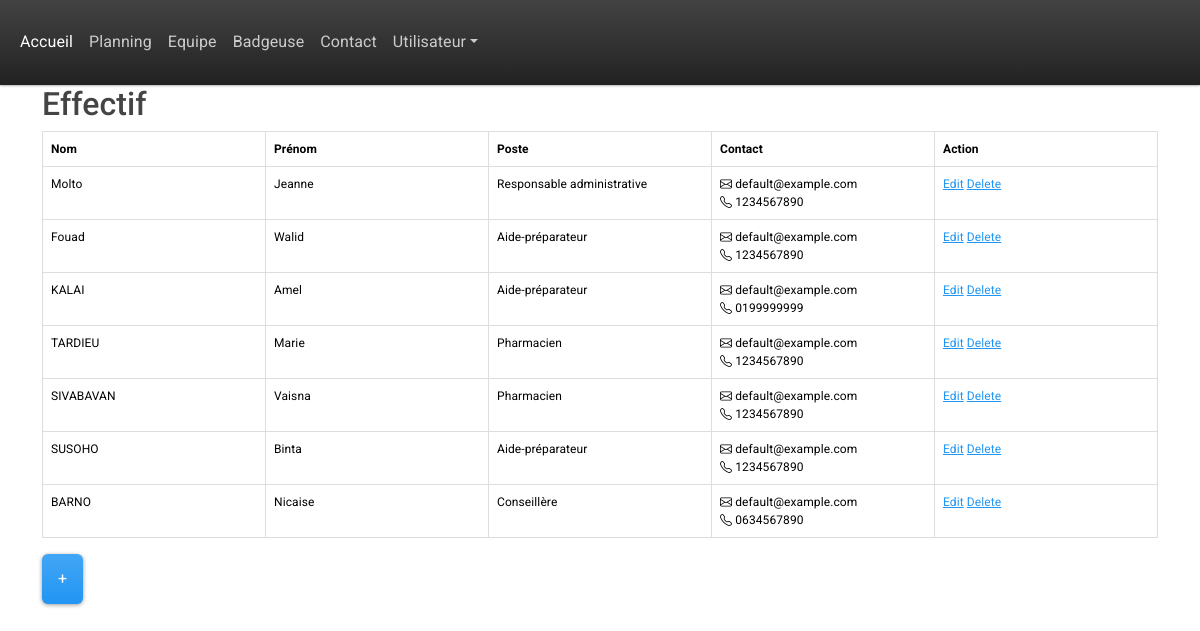
/team-members/ (signed in), run on the app's committed database.
### base/models.py (models this page shows, shortened)
class Employe(models.Model):
    Poste = models.ForeignKey(Poste, on_delete=models.SET_NULL, null=True)
    EntrepriseRattachée = models.ForeignKey(Entreprise, on_delete=models.SET_NULL, null=True)
    name = models.CharField(max_length=200, default="Nom")
    firstname = models.CharField(max_length=200, default="Prénom")
    e_mail = models.CharField(max_length=200, default="default@example.com")
    phone_number = models.CharField(max_length=12, default="0634567890")
    updated = models.DateTimeField(auto_now=True)
    created = models.DateTimeField(auto_now_add=True)

class Poste(models.Model):
    name = models.CharField(max_length=100)
    updated = models.DateTimeField(auto_now=True)
    created = models.DateTimeField(auto_now_add=True)
    description = models.TextField(null=True)
    COLOR_CHOICES = [
        ('#FFFFFF', 'Blanc'),
        ('#ee96fa', 'Rose'),
        ('#96bcfa', 'Bleu'),
        ('#b7fa96', 'Vert'),
        ('#faf296', 'Jaune'),
    ]
    couleur = models.CharField(
        max_length=7,
        choices=COLOR_CHOICES,
        default='#FF0000'  # Default color set to red
    )
    def __str__(self) -> str:
        return self.name

### base/views.py (the view)
# urls.py: path('team-members/', views.team_members_page, name='team_members_page'),
def team_members_page(request):
    employe = Employe.objects.all()
    context = {'employe' : employe}
    return render(request, 'base/team_members_page.html', context)

### base/templates/base/team_members_page.html (shortened to what this page needs)
{% extends 'main.html' %}
{% block content %}
{% if user.is_authenticated %}
<div class = "container">
    <h2>Effectif</h2>
    <div class = "table-responsive-lg">
        <table class = "table table-hover">
            <thead>
                <tr>
                    <th style="width: 150px;">Nom</th>
                    <th style="width: 150px;">Prénom</th>
                    <th style="width: 150px;">Poste</th>
                    <th style="width: 150px;">Contact</th>
                    <th style="width: 150px;">Action</th>
                </tr>
            </thead>
            <tbody>
                {% for emp in employe %}
                <tr>
                    <td>{{emp.name}}</td>
                    <td>{{emp.firstname}}</td>
                    <td>{{emp.Poste}}</td>
                    <td><i class="bi bi-envelope"></i> {{emp.e_mail}} <br> <i class="bi bi-telephone"></i> {{emp.phone_number}}</td>
                    <td><a href="{% url 'modify_employe' emp.id %}" target="_blank">Edit</a>
                        <a href="javascript:void(0);" onclick="confirmDelete({{ emp.id }})">Delete</a></td>
                </tr>
                {% endfor %}
            </tbody>
        </table>
    </div>
    <a href="{% url 'create_employe' %}" class="btn btn-primary">+</a>
</div>
{% else %}
<h1>Veuillez vous connecter pour accéder à cette page web</h1>
<a href="{% url 'login' %}">Se connecter</a>
{% endif %}
{% endblock %}

### templates/main.html (shortened to what this page needs)
{% load static %}
<!DOCTYPE html>
<html>
<head>
    <link rel="stylesheet" href="{% static 'bootstrap.min.css' %}">
    <link rel="stylesheet" href="https://cdn.jsdelivr.net/npm/bootstrap-icons/font/bootstrap-icons.css">
</head>
<body>
    {% include 'navbar.html' %}
    {% block content %}
    {% endblock %}
</body>
</html>

### templates/navbar.html (shortened to what this page needs)
{% load static %}
<header>
<nav class="navbar navbar-expand-lg bg-dark" data-bs-theme="dark">
  <div class="container-fluid">
    <div class="collapse navbar-collapse" id="navbarColor02">
      <ul class="navbar-nav me-auto">
        <li class="nav-item">
          <a class="nav-link active" href="{% url 'home' %}">Accueil
          </a>
        </li>
        <li class="nav-item">
          <a class="nav-link" href="{% url 'planning' %}">Planning</a>
        </li>
        <li class="nav-item">
          <a class="nav-link" href="{% url 'team_members_page' %}">Equipe</a>
        </li>
        <li class="nav-item">
          <a class="nav-link" href="#">Badgeuse</a>
        </li>
        <li class="nav-item">
          <a class="nav-link" href="{% url 'contact' %}">Contact</a>
        </li>
        <li class="nav-item dropdown">
          <a class="nav-link dropdown-toggle" data-bs-toggle="dropdown" href="#" role="button" aria-haspopup="true" aria-expanded="false">Utilisateur</a>
        </li>
      </ul>
    </div>
  </div>
</nav>
</header>

### templates/main.html (style rules this page uses)
table { border-collapse: collapse; width: 100%; }
th, td { font-size: 12px; border: 1px solid #ddd; padding: 8px; text-align: left; }

### data on the page
Employe: name "Molto", firstname "Jeanne", Poste "Responsable administrative", e_mail "default@example.com", phone_number "1234567890"
Employe: name "Fouad", firstname "Walid", Poste "Aide-préparateur", e_mail "default@example.com", phone_number "1234567890"
Employe: name "KALAI", firstname "Amel", Poste "Aide-préparateur", e_mail "default@example.com", phone_number "0199999999"
Employe: name "TARDIEU", firstname "Marie", Poste "Pharmacien", e_mail "default@example.com", phone_number "1234567890"
Employe: name "SIVABAVAN", firstname "Vaisna", Poste "Pharmacien", e_mail "default@example.com", phone_number "1234567890"
Employe: name "SUSOHO", firstname "Binta", Poste "Aide-préparateur", e_mail "default@example.com", phone_number "1234567890"
Employe: name "BARNO", firstname "Nicaise", Poste "Conseillère", e_mail "default@example.com", phone_number "0634567890"
